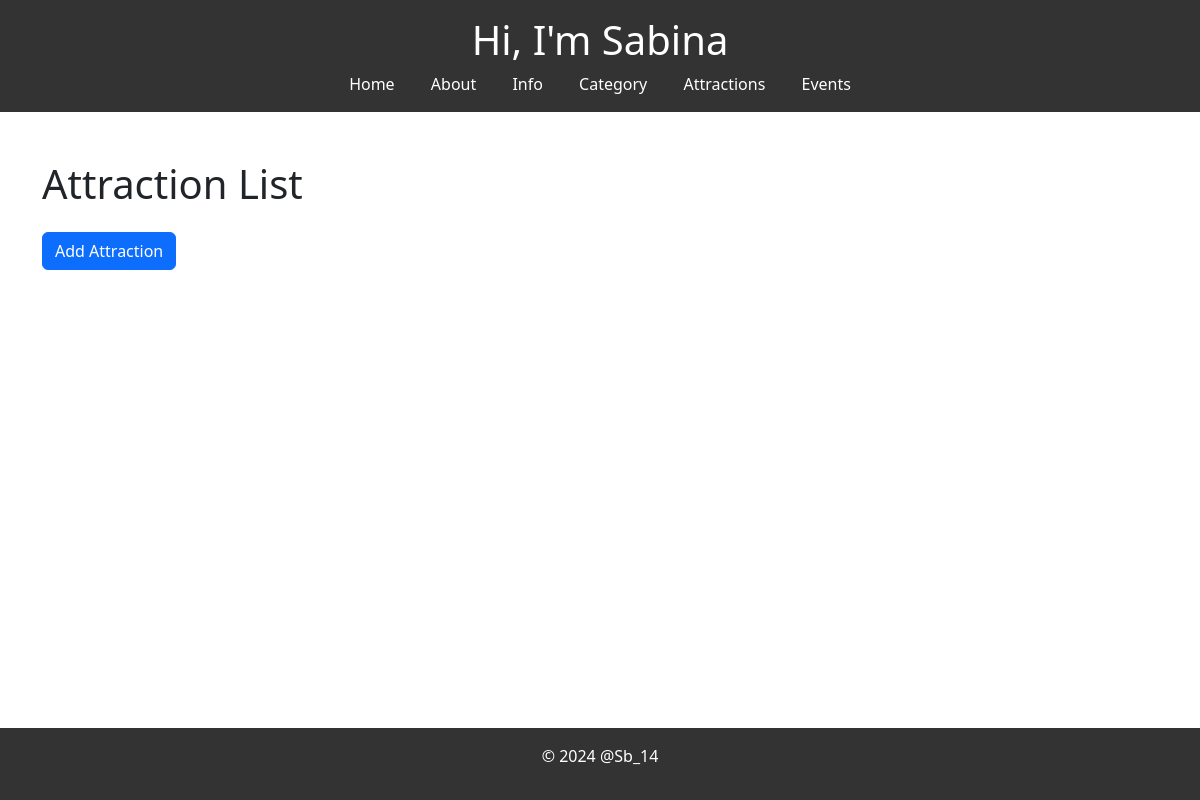
Before: /attraction_list/ with the older database file.
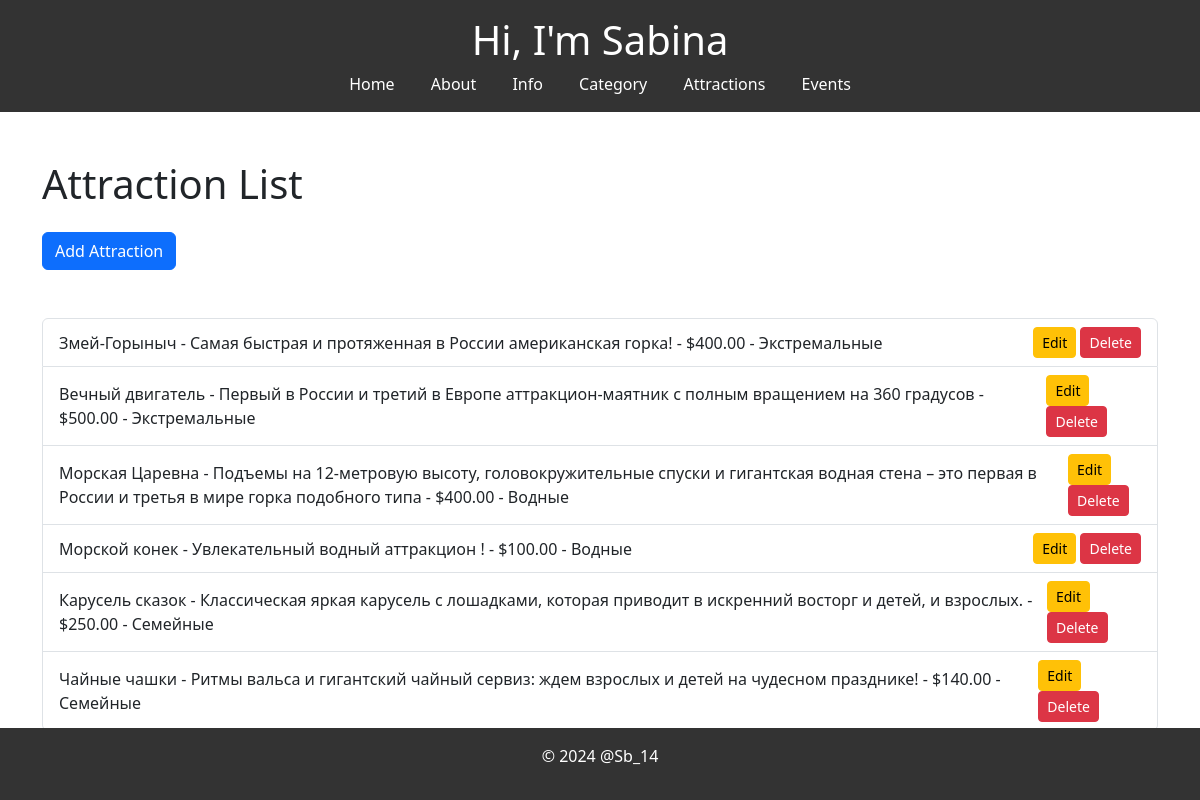
After: the same page with the newer database file.
### myapp/models.py (models this page shows, shortened)
class Attraction(models.Model):
    name = models.CharField(max_length=100)
    description = models.TextField()
    price = models.DecimalField(max_digits=10, decimal_places=2)
    category = models.ForeignKey(Category, on_delete=models.CASCADE)
    created_at = models.DateTimeField(auto_now_add=True)

class Category(models.Model):
    name = models.CharField(max_length=100)
    description = models.TextField()

### myapp/views.py (the view)
# urls.py: path('attraction_list/', views.attraction_list, name='attraction_list'),
def attraction_list(request):
    attractions = Attraction.objects.all()
    form = AttractionForm()
    return render(request, 'myapp/attraction_list.html', {'attractions': attractions, 'form': form})

### myapp/templates/myapp/attraction_list.html (shortened to what this page needs)
{% extends 'myapp/layout.html' %}
{% load static %}
{% block body %}
{% include 'myapp/header.html' %}
<div class="container mt-5">
    <h1 class="mb-4">Attraction List</h1>
    <a href="{% url 'add_attraction' %}" class="btn btn-primary mb-4">Add Attraction</a>
    <ul class="list-group mt-4">
        {% for attraction in attractions %}
        <li class="list-group-item d-flex justify-content-between align-items-center">
            {{ attraction.name }} - {{ attraction.description }} - ${{ attraction.price }} - {{ attraction.category.name }}
            <div>
                <a href="{% url 'edit_attraction' attraction.pk %}" class="btn btn-warning btn-sm mr-2">Edit</a>
                <a href="{% url 'delete_attraction' attraction.pk %}" class="btn btn-danger btn-sm">Delete</a>
            </div>
        </li>
        {% endfor %}
    </ul>
</div>
{% endblock %}

### myapp/templates/myapp/layout.html (shortened to what this page needs)
<!doctype html>
<html lang="en">
<head>
    {% load static %}
    <link rel="stylesheet" href="{% static 'myapp/css/styles.css' %}">
    <link href="https://cdn.jsdelivr.net/npm/bootstrap@5.3.3/dist/css/bootstrap.min.css" rel="stylesheet">
</head>
<body>
{% block body %}
{% endblock %}
<footer>
    <p>&copy; 2024 @Sb_14</p>
</footer>
</body>
</html>

### myapp/templates/myapp/header.html
<header>
    <h1>Hi, I'm Sabina</h1>
    <nav>
        <a href="{% url 'index' %}">Home</a>
        <a href="{% url 'about' %}">About</a>
        <a href="{% url 'info' %}">Info</a>
        <a href="{% url 'category_list' %}">Category</a>
        <a href="{% url 'attraction_list' %}">Attractions</a>
        <a href="{% url 'event_list' %}">Events</a>
    </nav>
</header>

### myapp/static/myapp/css/styles.css (style rules this page uses)
body { font-family: Arial, sans-serif; margin: 0; padding: 0; background-color: #f4f4f4; }
header { background-color: #333; color: #fff; padding: 1em 0; text-align: center; }
nav a { color: #fff; margin: 0 1em; text-decoration: none; }
footer { background-color: #333; color: #fff; text-align: center; padding: 1em 0; position: fixed; width: 100%; bottom: 0; }

Changed rows visible on the page:
added Attraction: name "Змей-Горыныч", description "Самая быстрая и протяженная в России американская горка!", price "400.00", category.name "Экстремальные"
added Attraction: name "Вечный двигатель", description "Первый в России и третий в Европе аттракцион-маятник с полным вращением на 360 градусов", price "500.00", category.name "Экстремальные"
added Attraction: name "Морская Царевна", description "Подъемы на 12-метровую высоту, головокружительные спуски и гигантская водная стена – это первая в России и третья в мире горка подобного типа", price "400.00", category.name "Водные"
added Attraction: name "Морской конек", description "Увлекательный водный аттракцион !", price "100.00", category.name "Водные"
added Attraction: name "Карусель сказок", description "Классическая яркая карусель с лошадками, которая приводит в искренний восторг и детей, и взрослых.", price "250.00", category.name "Семейные"
added Attraction: name "Чайные чашки", description "Ритмы вальса и гигантский чайный сервиз: ждем взрослых и детей на чудесном празднике!", price "140.00", category.name "Семейные"
